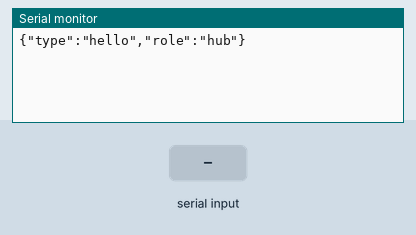
Simulated run of this sketch. Board: Arduino Mega 2560, built with avr-gcc and run on an emulated ATmega2560. Shown: the last lines printed to the serial monitor. The test bench sets the inputs (shaded band). Nothing arrives over Bluetooth unless stated.

Above: at 1.2 s.
1.3 s: "start\n" received over Serial
At 2.5 s:
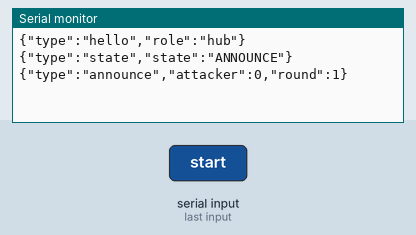
2.8 s: "reset\n" received over the second serial link
At 3.5 s:
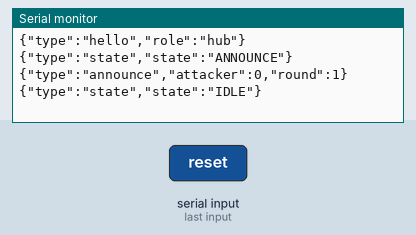
4.3 s: "start\n" received over the second serial link
At 7.5 s:
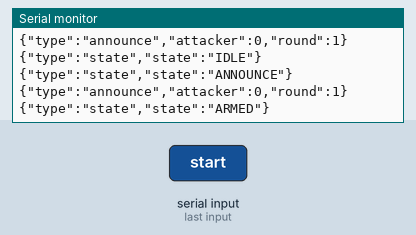

The sketch:

nano_hub.ino
```cpp
// Fallback referee hub (docs/risks.md, row 1): a third Nano 33 BLE acts as the
// BLE central for both wearables, runs the referee core, and prints game events
// as JSON lines on USB Serial and on Serial1 (TX pin D1) for the XiaoZhi board
// to render (face, TTS, servo). XiaoZhi then only needs a UART reader.
// After each round it writes a cue (hit / dodge / ...) back to each wearable.
//
// Commands accepted on either serial port (one per line):
//   start | announce_done | swap_done | reset
//   left1 | right1 | left2 | right2      (handedness; default right)
//
// arduino-cli compile -b arduino:mbed_nano:nano33ble --library ../libraries/SlapCommon .
#include <ArduinoBLE.h>
#include <referee_core.h>
#include <slap_protocol.h>

struct Peer {
  const char* name;        // role board name
  const char* player_name; // player board name for the same slot
  BLEDevice dev;
  BLECharacteristic event, sync, cue;  // cue is missing on boards flashed before it existed
  bool ready = false;
  bool player_board = false;
  const char* shown() const { return player_board ? player_name : name; }
};
Peer peers[2] = {{SLAP_NAME_ATTACKER, SLAP_NAME_P1}, {SLAP_NAME_DEFENDER, SLAP_NAME_P2}};

void sendCues(const RoundResult& r);

// ---- JSON output --------------------------------------------------------
void emit(const String& line) {
  Serial.println(line);
  Serial1.println(line);
}

struct JsonOut : RefereeOutput {
  void onState(RefState s) override {
    emit(String("{\"type\":\"state\",\"state\":\"") + refStateName(s) + "\"}");
  }
  void onAnnounce(uint8_t attacker, uint8_t round) override {
    emit(String("{\"type\":\"announce\",\"attacker\":") + attacker + ",\"round\":" + round + "}");
  }
  void onResult(const RoundResult& r) override {
    static const char* str[] = {"light", "medium", "heavy"};
    emit(String("{\"type\":\"result\",\"outcome\":\"") + refOutcomeName(r.outcome) +
         "\",\"strength\":\"" + str[r.strength] + "\",\"attack\":\"" + slapClassName(r.attack_cls) +
         "\",\"defense\":\"" + slapClassName(r.defense_cls) + "\",\"delta_ms\":" + r.delta_ms +
         ",\"damage\":" + r.damage + ",\"counter_damage\":" + r.counter_damage + ",\"attacker\":" + r.attacker + ",\"hp\":[" + r.hp[0] + "," +
         r.hp[1] + "]}");
    sendCues(r);
  }
  void onSwap(uint8_t next) override {
    emit(String("{\"type\":\"swap\",\"attacker\":") + next + "}");
  }
  void onGameOver(uint8_t winner, const int16_t hp[2]) override {
    emit(String("{\"type\":\"game_over\",\"winner\":") + winner + ",\"hp\":[" + hp[0] + "," + hp[1] + "]}");
  }
} out;
RefereeCore ref(&out);

// ---- BLE central --------------------------------------------------------
bool setupPeer(Peer& p, BLEDevice d, bool player_board) {
  if (!d.connect()) return false;
  if (!d.discoverService(SLAP_SERVICE_UUID)) { d.disconnect(); return false; }
  p.event = d.characteristic(SLAP_EVENT_UUID);
  p.sync = d.characteristic(SLAP_SYNC_UUID);
  p.cue = d.characteristic(SLAP_CUE_UUID);
  if (!p.event || !p.sync || !p.event.subscribe()) { d.disconnect(); return false; }
  p.dev = d;
  p.ready = true;
  p.player_board = player_board;
  ref.setPlayerBoards(player_board);
  emit(String("{\"type\":\"peer\",\"name\":\"") + p.shown() + "\",\"connected\":true}");
  return true;
}

void scanForMissing() {
  static uint32_t lastScan = 0;
  bool missing = !peers[0].ready || !peers[1].ready;
  if (!missing || millis() - lastScan < 500) return;
  lastScan = millis();
  BLE.scanForUuid(SLAP_SERVICE_UUID);
  uint32_t t0 = millis();
  while (millis() - t0 < 300) {
    BLEDevice d = BLE.available();
    if (!d) continue;
    for (Peer& p : peers) {
      if (p.ready) continue;
      bool player = d.localName() == p.player_name;
      if (player || d.localName() == p.name) {
        BLE.stopScan();
        setupPeer(p, d, player);
        return;
      }
    }
  }
  BLE.stopScan();
}

void pollPeers(uint32_t now) {
  for (int i = 0; i < 2; i++) {
    Peer& p = peers[i];
    if (!p.ready) continue;
    if (!p.dev.connected()) {
      p.ready = false;
      emit(String("{\"type\":\"peer\",\"name\":\"") + p.shown() + "\",\"connected\":false}");
      continue;
    }
    if (p.event.valueUpdated()) {
      SlapEvent e;
      p.event.readValue(&e, sizeof(e));
      emit(String("{\"type\":\"event\",\"from\":\"") + p.shown() + "\",\"cls\":\"" + slapClassName(e.cls) +
           "\",\"t\":" + e.t_onset + ",\"rx\":" + now + ",\"conf\":" + e.conf + ",\"peak\":" + e.peak + "}");
      if (p.player_board) ref.onPlayerEvent(i, e, now);
      else if (i == 0)    ref.onAttackerEvent(e, now);
      else                ref.onDefenderEvent(e, now);
    }
  }
}

void sendSync(uint32_t now) {
  static uint32_t last = 0;
  if (now - last < SYNC_PERIOD_MS) return;
  last = now;
  SlapSync s{now};
  for (Peer& p : peers)
    if (p.ready) p.sync.writeValue(&s, sizeof(s), false);
}

void sendCues(const RoundResult& r) {
  for (int i = 0; i < 2; i++) {
    Peer& p = peers[i];
    if (!p.ready || !p.cue) continue;
    SlapCue c = RefereeCore::cueForSlot(r, i, ref.playerBoards());
    if (c.kind != CUE_NONE) p.cue.writeValue(&c, sizeof(c), false);
  }
}

// ---- commands -----------------------------------------------------------
void handleCommand(String cmd, uint32_t now) {
  cmd.trim();
  if (cmd == "start") ref.start(now);
  else if (cmd == "announce_done") ref.announceDone(now);
  else if (cmd == "swap_done") ref.swapDone(now);
  else if (cmd == "reset") { ref.reset(); out.onState(REF_IDLE); }  // reset() is silent
  else if (cmd == "left1") ref.setLeftHanded(0, true);
  else if (cmd == "right1") ref.setLeftHanded(0, false);
  else if (cmd == "left2") ref.setLeftHanded(1, true);
  else if (cmd == "right2") ref.setLeftHanded(1, false);
}

void readCommands(Stream& s, String& buf, uint32_t now) {
  while (s.available()) {
    char c = s.read();
    if (c == '\n') { handleCommand(buf, now); buf = ""; }
    else if (buf.length() < 32) buf += c;
  }
}

void setup() {
  Serial.begin(115200);
  Serial1.begin(115200);
  uint32_t t = millis();
  while (!Serial && millis() - t < 2000) {}
  if (!BLE.begin()) { emit("{\"type\":\"error\",\"what\":\"ble_init\"}"); while (true) {} }
  emit("{\"type\":\"hello\",\"role\":\"hub\"}");
}

void loop() {
  static String b0, b1;
  uint32_t now = millis();
  BLE.poll();
  scanForMissing();
  pollPeers(now);
  sendSync(now);
  readCommands(Serial, b0, now);
  readCommands(Serial1, b1, now);
  ref.tick(now);
}
```

Measured:
- after the input at 1.3 s, the serial monitor: prints a new line at once (image 1)
- after the input at 2.8 s, the serial monitor: prints a new line at once (image 2)
- after the input at 4.3 s, the serial monitor: prints a new line after 2.2 s (image 3)
